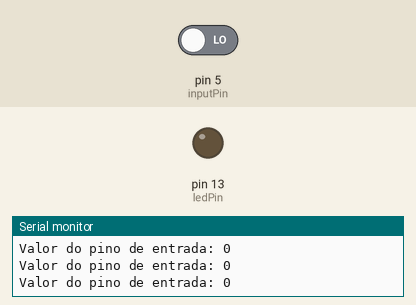
Recording of a sketch running on a simulated Arduino Uno, built with avr-gcc and run on an emulated ATmega328P. Shown: output pins drawn as LEDs (lit = HIGH), the last lines printed to the serial monitor. Inputs (shaded band) come from the test bench; at power-on: pin 5 (inputPin) LOW.

Above: at 1.2 s.
1.3 s: pin 5 (inputPin) driven HIGH
At 1.6 s:
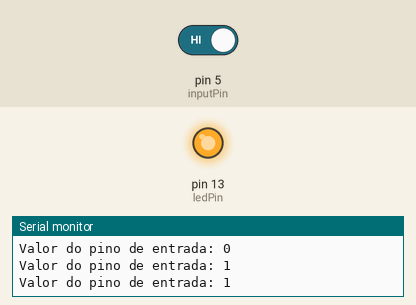
2.8 s: pin 5 (inputPin) driven LOW
At 4.1 s:
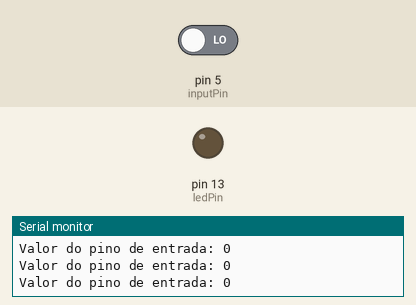
Timing chart, 0 to 5.8 s (numbered marks = the images above; inputs shaded):
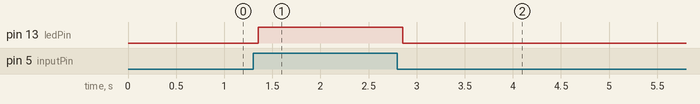

The sketch:

ArduinoReceiver.ino
```cpp
const int ledPin = LED_BUILTIN;
const int inputPin = 5;

void setup() {
  Serial.begin(9600);

  pinMode(ledPin, OUTPUT);
  pinMode(inputPin, INPUT);
}

void loop() {
  delay(150);

  const unsigned int bit = digitalRead(inputPin);
  Serial.print("Valor do pino de entrada: ");
  Serial.println(bit);

  digitalWrite(ledPin, bit);
}
```

Measured:
- after the input at 1.3 s, pin 13 (ledPin): LOW → HIGH after 0.05 s
- after the input at 2.8 s, pin 13 (ledPin): HIGH → LOW after 0.06 s
